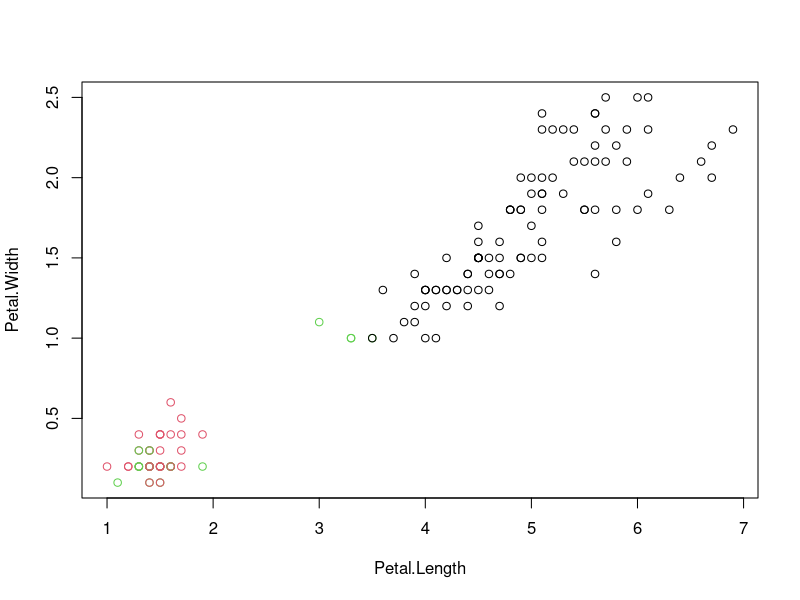
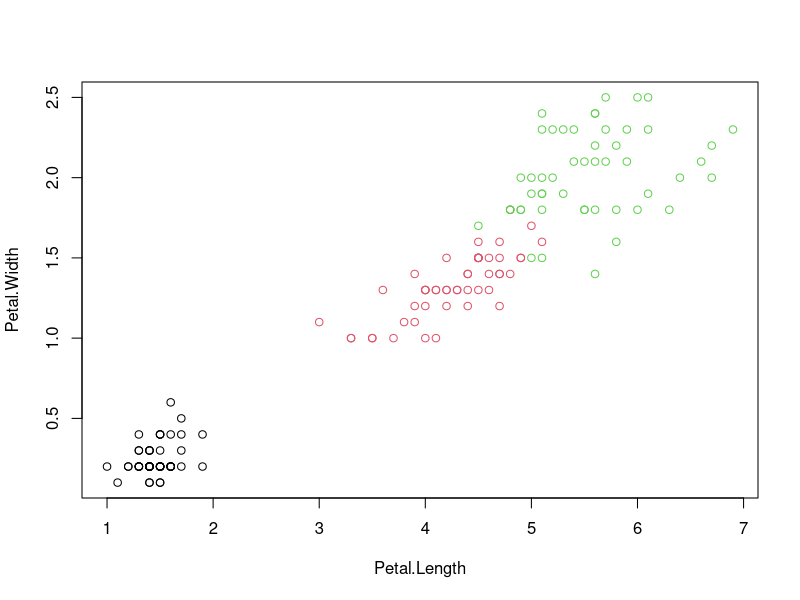
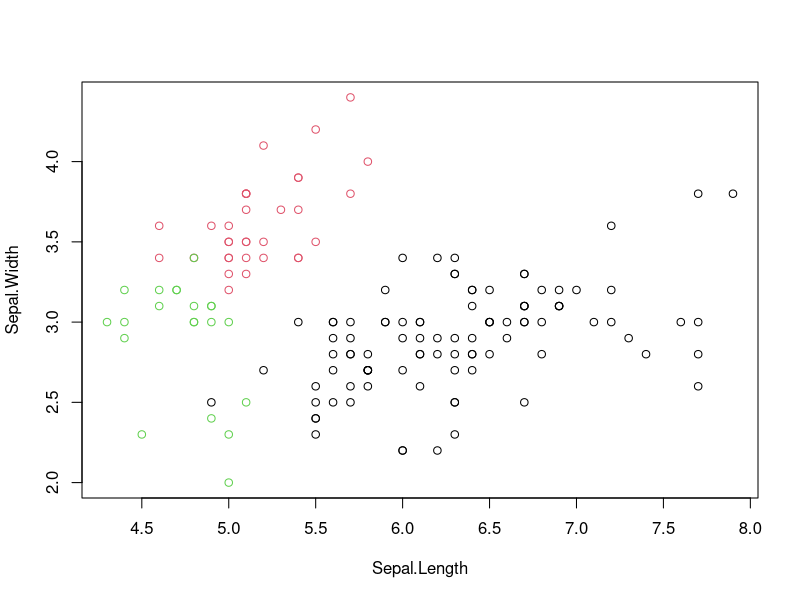

Recreate these plots in R, in order.
#KMEANS CLUSTERING
library(e1071)
Iris.Features=iris
Iris.Features$Species<-NULL
View(Iris.Features)
results=kmeans(Iris.Features,3)
results
results$size
results$cluster
table(iris$Species,results$cluster)
plot(iris[c("Petal.Length","Petal.Width")],col=results$cluster)
plot(iris[c("Petal.Length","Petal.Width")],col=iris$Species)
plot(iris[c("Sepal.Length","Sepal.Width")],col=results$cluster)
